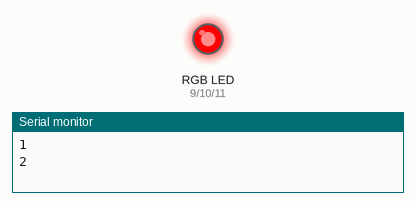
This sketch was run on a simulated Arduino Uno, built with avr-gcc and run on an emulated ATmega328P. Shown: an RGB LED mixed from three pins (HIGH = lit), the last lines printed to the serial monitor.

Above: at 3.2 s.
At 22.0 s:
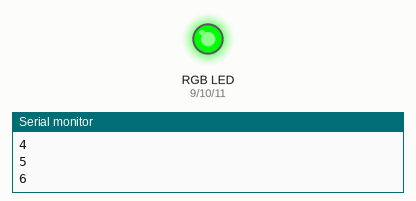
At 31.5 s:
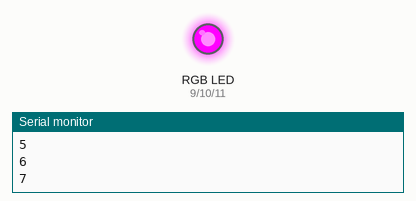
At 32.6 s:
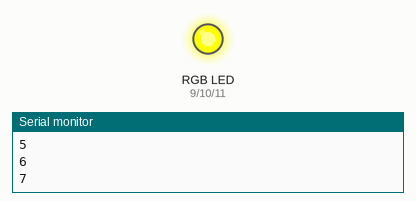
At 34.9 s:
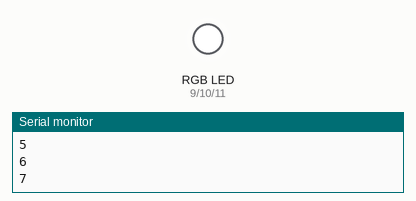
At 38.6 s:
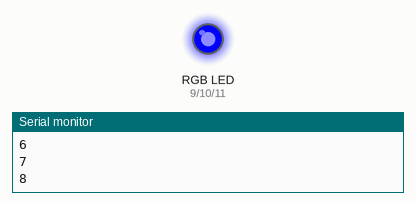
Timing chart, 0 to 40.0 s (numbered marks = the images above):
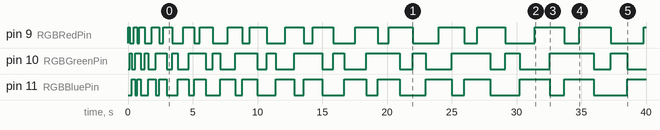

Measured:
- by itself, pin 9 (RGBRedPin): LOW → HIGH at 0.00 s, → LOW 0.14 s later, → HIGH 0.28 s later, → LOW 0.28 s later, … (35 changes in this stretch)
- by itself, pin 10 (RGBGreenPin): LOW → HIGH at 0.14 s, → LOW 0.14 s later, → HIGH 0.28 s later, → LOW 0.43 s later, … (34 changes in this stretch)
- by itself, pin 11 (RGBBluePin): LOW → HIGH at 0.28 s, → LOW 0.28 s later, → HIGH 0.14 s later, → LOW 0.28 s later, … (33 changes in this stretch)

The sketch:

lab_2_level_31.ino
```cpp
//LEVEL 3
//lab 2
//Date:2023-01-19
//NAME: PRANAV BHAVSAR

int RGBRedPin = 9;    // The red RGB LED is connected pin 9 of the Arduino.
int RGBGreenPin = 10; // The green RGB LED is connected pin 10 of the Arduino.
int RGBBluePin = 11;  // The blue RGB LED is connected pin 11 of the Arduino.

void setup()
{
  Serial.begin(9600);// The Setup function runs once.
    pinMode(RGBRedPin, OUTPUT);   // Setup red RGB LED pin as an output pin.
    pinMode(RGBGreenPin, OUTPUT); // Setup green RGB LED pin as an output pin.
    pinMode(RGBBluePin, OUTPUT);  // Setup blue RGB LED pin as an output pin.
}
void loop()
{
    for (int i = 1000; i <= 10000; i+=1000)
    {
        digitalWrite(RGBRedPin, HIGH); // Turn on RED
        delay(i/7);
        digitalWrite(RGBRedPin, LOW);  // Turn off Red

        // Display Green
        digitalWrite(RGBGreenPin, HIGH); // Turn on RED
        delay(i/7);
        digitalWrite(RGBGreenPin, LOW);  // Turn off Red

        // Display Blue
        digitalWrite(RGBBluePin, HIGH); // Turn on RED
        delay(i/7);
        digitalWrite(RGBBluePin, LOW);  // Turn off Red

        // Display Magenta (Red + Blue)
        digitalWrite(RGBRedPin, HIGH);  // Turn on RED
        digitalWrite(RGBBluePin, HIGH); // Turn on RED
        delay(i/7);
        digitalWrite(RGBRedPin, LOW);   // Turn off Red
        digitalWrite(RGBBluePin, LOW);  // Turn on RED

        // Display Yellow (Red + Green)
        digitalWrite(RGBRedPin, HIGH);   // Turn on RED
        digitalWrite(RGBGreenPin, HIGH); // Turn on RED
        delay(i/7);
        digitalWrite(RGBRedPin, LOW);    // Turn off Red
        digitalWrite(RGBGreenPin, LOW);  // Turn of RED

        // Display Cyan (Blue + Green)
        digitalWrite(RGBBluePin, HIGH);  // Turn on BLUE
        digitalWrite(RGBGreenPin, HIGH); // Turn on GREEN
        delay(i/7);
        digitalWrite(RGBBluePin, LOW);   // Turn of BLUE
        digitalWrite(RGBGreenPin, LOW);  // Turn off GREEN

        // Display White (Red + Blue + Green)
        digitalWrite(RGBRedPin, HIGH);   // Turn on RED
        digitalWrite(RGBBluePin, HIGH);  // Turn on BLUE
        digitalWrite(RGBGreenPin, HIGH); // Turn on GREEN
        delay(i/7);
        digitalWrite(RGBRedPin, LOW);    // Turn off RED
        digitalWrite(RGBBluePin, LOW);   // Turn off BLUE
        digitalWrite(RGBGreenPin, LOW);  // Turn off GREEN


      Serial.println(i/1000);
    }
}
```
